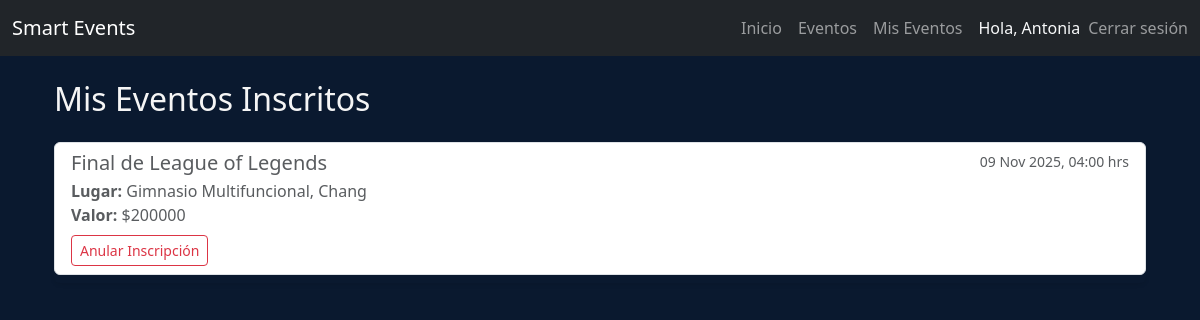
The page /mis_eventos/ (signed in) on the database as committed earlier.
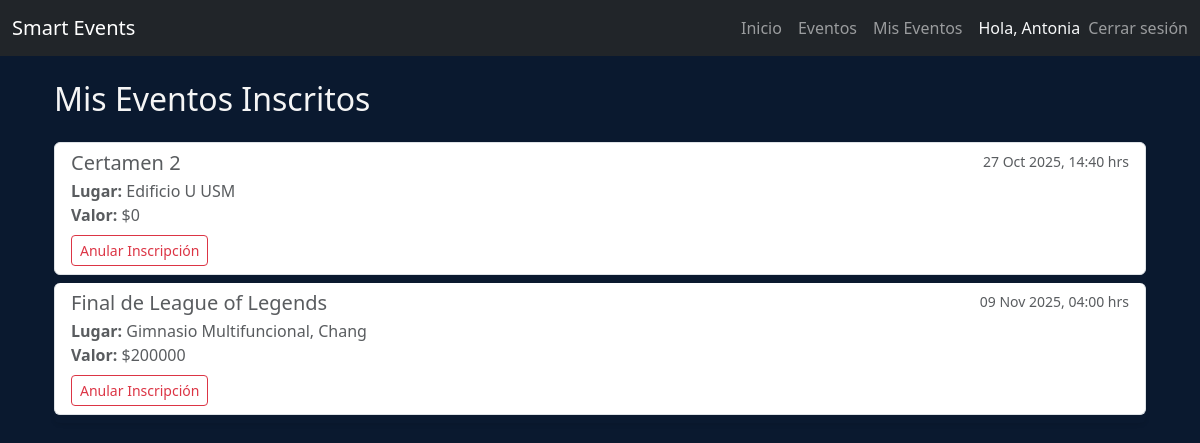
The same page on the database as committed later.
### core/models.py (models this page shows, shortened)
class Evento(models.Model):
    titulo = models.CharField(max_length=30)
    fecha = models.DateTimeField()
    lugar = models.CharField(max_length=30)
    imagen = models.ImageField(upload_to='eventos')
    valor = models.IntegerField()
    cantidad = models.IntegerField()
    asistentes = models.ManyToManyField(User, related_name='eventos_inscritos', blank=True)

### core/views.py (the view)
# urls.py: path('mis_eventos/', views.mis_eventos, name= "mis_eventos"),
@login_required
def mis_eventos(request):
    eventos_inscritos = request.user.eventos_inscritos.all().order_by('fecha')
    context = {
        'eventos': eventos_inscritos
    }
    return render(request, 'core/mis_eventos.html', context)

### core/templates/core/mis_eventos.html (shortened to what this page needs)
{% extends 'core/base.html' %}
{% load static %}
{% block content %}
<div class="container">
    <h2 class="mb-4">Mis Eventos Inscritos</h2>
    {% if eventos %}
        <div class="list-group shadow-sm">
            {% for evento in eventos %}
                <div class="list-group-item list-group-item-action flex-column align-items-start mb-2 rounded">
                    <div class="d-flex w-100 justify-content-between">
                        <h5 class="mb-1">{{ evento.titulo }}</h5>
                        <small class="text-muted">{{ evento.fecha|date:"d M Y, H:i" }} hrs</small>
                    </div>
                    <p class="mb-1">
                        <strong>Lugar:</strong> {{ evento.lugar }} <br>
                        <strong>Valor:</strong> ${{ evento.valor }}
                    </p>
                    <form action="{% url 'anular_inscripcion' evento.id %}" method="post" class="mt-2">
                        <button type="submit" class="btn btn-sm btn-outline-danger">Anular Inscripción</button>
                    </form>
                </div>
            {% endfor %}
        </div>
    {% else %}
        <div class="alert alert-info" role="alert">
            Aún no te has inscrito a ningún evento.
        </div>
        <a href="{% url 'eventos' %}" class="btn btn-primary">Ver eventos disponibles</a>
    {% endif %}
</div>
{% endblock %}

Rows that differ between the two databases and show on the page:
now on this page (row edited): Evento: titulo "Certamen 2", fecha "27 Oct 2025, 14:40", lugar "Edificio U USM", valor "0"
